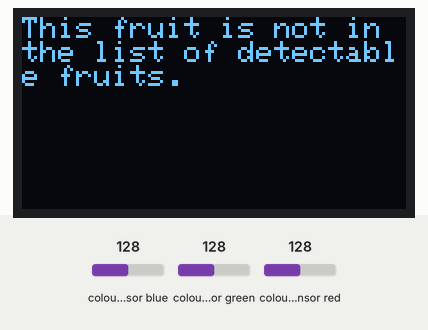
A sketch run on a simulated Arduino Uno, built with avr-gcc and run on an emulated ATmega328P. Parts: 128×64 one-colour display. Wiring (inferred from the names in the program): TCS3200 colour sensor: output pin 7; S2 pin 4; S3 pin 5; S0 pin 2; S1 pin 3. The test bench sets the inputs (shaded band); at power-on: colour sensor blue 128, colour sensor green 128, colour sensor red 128. What the sketch prints to the serial monitor is not drawn.

Above: at 3.1 s.

The sketch:

colourSensor_OLED.ino
```cpp
#include <Wire.h> //Used for I2C functionalities
#include <Adafruit_SSD1306.h> //Used for OLED module

#define SCREEN_WIDTH 128 //OLED screen width (in pixels)
#define SCREEN_HEIGHT 64 //OLED screen height (in pixels)
#define OLED_ADDRESS 0x3C //OLED I2C Address

//Used for controlling colour sensor
#define S0 2
#define S1 3
#define S2 4
#define S3 5
#define out 7
#define nSampleAvg 10
#define RGBTHRESH 10

//Used for displaying content on OLED screen
Adafruit_SSD1306 display(SCREEN_WIDTH, SCREEN_HEIGHT, &Wire, -1);

//Stores output from colour sensor
int freqRed = 0;
int freqGreen = 0;
int freqBlue = 0;

//Bitmap of Banana image [190 brightness]
const unsigned char banana [] PROGMEM = {
  0xff, 0xff, 0xff, 0xff, 0xff, 0xff, 0xff, 0xff, 0xff, 0xff, 0xff, 0xff, 0xff, 0xff, 0xff, 0xff,
  0xff, 0xff, 0xff, 0xff, 0xff, 0xff, 0xff, 0xff, 0xff, 0xff, 0xff, 0xff, 0xff, 0xff, 0xff, 0xff,
  0xff, 0xff, 0xff, 0xff, 0xff, 0xff, 0xff, 0xff, 0xff, 0xff, 0xfe, 0xff, 0xff, 0xff, 0xff, 0xff,
  0xff, 0xff, 0xff, 0xff, 0xff, 0xff, 0xff, 0xff, 0xff, 0xff, 0xf8, 0x7f, 0xff, 0xff, 0xff, 0xff,
  0xff, 0xff, 0xff, 0xff, 0xff, 0xff, 0xff, 0xff, 0xff, 0xff, 0xf8, 0x7f, 0xff, 0xff, 0xff, 0xff,
  0xff, 0xff, 0xff, 0xff, 0xff, 0xff, 0xff, 0xff, 0xff, 0xff, 0xf0, 0x7f, 0xff, 0xff, 0xff, 0xff,
  0xff, 0xff, 0xff, 0xff, 0xff, 0xff, 0xff, 0xff, 0xff, 0xff, 0xf0, 0x7f, 0xff, 0xff, 0xff, 0xff,
  0xff, 0xff, 0xff, 0xff, 0xff, 0xff, 0xff, 0xff, 0xff, 0xff, 0xe0, 0x7f, 0xff, 0xff, 0xff, 0xff,
  0xff, 0xff, 0xff, 0xff, 0xff, 0xff, 0xff, 0xff, 0xff, 0xff, 0xf0, 0x7f, 0xff, 0xff, 0xff, 0xff,
  0xff, 0xff, 0xff, 0xff, 0xff, 0xff, 0xff, 0xff, 0xff, 0xff, 0xf0, 0xff, 0xff, 0xff, 0xff, 0xff,
  0xff, 0xff, 0xff, 0xff, 0xff, 0xff, 0xff, 0xff, 0xff, 0xff, 0xf0, 0xff, 0xff, 0xff, 0xff, 0xff,
  0xff, 0xff, 0xff, 0xff, 0xff, 0xff, 0xff, 0xff, 0xff, 0xff, 0xf0, 0xff, 0xff, 0xff, 0xff, 0xff,
  0xff, 0xff, 0xff, 0xff, 0xff, 0xff, 0xff, 0xff, 0xff, 0xff, 0xf0, 0xff, 0xff, 0xff, 0xff, 0xff,
  0xff, 0xff, 0xff, 0xff, 0xff, 0xff, 0xff, 0xff, 0xff, 0xff, 0xf0, 0xff, 0xff, 0xff, 0xff, 0xff,
  0xff, 0xff, 0xff, 0xff, 0xff, 0xff, 0xff, 0xff, 0xff, 0xff, 0xf0, 0xff, 0xff, 0xff, 0xff, 0xff,
  0xff, 0xff, 0xff, 0xff, 0xff, 0xff, 0xff, 0xff, 0xff, 0xff, 0xf0, 0xff, 0xff, 0xff, 0xff, 0xff,
  0xff, 0xff, 0xff, 0xff, 0xff, 0xff, 0xff, 0xff, 0xff, 0xff, 0xe0, 0xff, 0xff, 0xff, 0xff, 0xff,
  0xff, 0xff, 0xff, 0xff, 0xff, 0xff, 0xff, 0xff, 0xff, 0xff, 0xe0, 0x7f, 0xff, 0xff, 0xff, 0xff,
  0xff, 0xff, 0xff, 0xff, 0xff, 0xff, 0xff, 0xff, 0xff, 0xff, 0xe0, 0x7f, 0xff, 0xff, 0xff, 0xff,
  0xff, 0xff, 0xff, 0xff, 0xff, 0xff, 0xff, 0xff, 0xff, 0xff, 0xc0, 0x3f, 0xff, 0xff, 0xff, 0xff,
  0xff, 0xff, 0xff, 0xff, 0xff, 0xff, 0xff, 0xff, 0xff, 0xff, 0x80, 0x3f, 0xff, 0xff, 0xff, 0xff,
  0xff, 0xff, 0xff, 0xff, 0xff, 0xff, 0xff, 0xff, 0xff, 0xff, 0x00, 0x1f, 0xff, 0xff, 0xff, 0xff,
  0xff, 0xff, 0xff, 0xff, 0xff, 0xff, 0xff, 0xff, 0xff, 0xff, 0x00, 0x1f, 0xff, 0xff, 0xff, 0xff,
  0xff, 0xff, 0xff, 0xff, 0xff, 0xff, 0xff, 0xff, 0xff, 0xfe, 0x00, 0x0f, 0xff, 0xff, 0xff, 0xff,
  0xff, 0xff, 0xff, 0xff, 0xff, 0xff, 0xff, 0xff, 0xff, 0xfc, 0x00, 0x0f, 0xff, 0xff, 0xff, 0xff,
  0xff, 0xff, 0xff, 0xff, 0xff, 0xff, 0xff, 0xff, 0xff, 0xfc, 0x00, 0x0f, 0xff, 0xff, 0xff, 0xff,
  0xff, 0xff, 0xff, 0xff, 0xff, 0xff, 0xff, 0xff, 0xff, 0xf8, 0x00, 0x0f, 0xff, 0xff, 0xff, 0xff,
  0xff, 0xff, 0xff, 0xff, 0xff, 0xff, 0xff, 0xff, 0xff, 0xf8, 0x00, 0x0f, 0xff, 0xff, 0xff, 0xff,
  0xff, 0xff, 0xff, 0xff, 0xff, 0xff, 0xff, 0xff, 0xff, 0xf0, 0x00, 0x1f, 0xff, 0xff, 0xff, 0xff,
  0xff, 0xff, 0xff, 0xff, 0xff, 0xff, 0xff, 0xff, 0xff, 0xe0, 0x00, 0x1f, 0xff, 0xff, 0xff, 0xff,
  0xff, 0xff, 0xff, 0xff, 0xff, 0xff, 0xff, 0xff, 0xff, 0xc0, 0x00, 0x1f, 0xff, 0xff, 0xff, 0xff,
  0xff, 0xff, 0xff, 0xff, 0xff, 0xff, 0xff, 0xff, 0xff, 0x80, 0x00, 0x1f, 0xff, 0xff, 0xff, 0xff,
  0xff, 0xff, 0xff, 0xff, 0xff, 0xff, 0xff, 0xff, 0xff, 0x00, 0x00, 0x3f, 0xff, 0xff, 0xff, 0xff,
  0xff, 0xff, 0xff, 0xff, 0xf8, 0x7f, 0xff, 0xff, 0xfe, 0x00, 0x00, 0x3f, 0xff, 0xff, 0xff, 0xff,
  0xff, 0xff, 0xff, 0xff, 0xf0, 0x07, 0xff, 0xff, 0xf8, 0x00, 0x00, 0x7f, 0xff, 0xff, 0xff, 0xff,
  0xff, 0xff, 0xff, 0xff, 0xf0, 0x00, 0xff, 0xff, 0xe0, 0x00, 0x00, 0x7f, 0xff, 0xff, 0xff, 0xff,
  0xff, 0xff, 0xff, 0xff, 0xf0, 0x00, 0x0f, 0xff, 0x00, 0x00, 0x00, 0xff, 0xff, 0xff, 0xff, 0xff,
  0xff, 0xff, 0xff, 0xff, 0xf0, 0x00, 0x00, 0x00, 0x00, 0x00, 0x01, 0xff, 0xff, 0xff, 0xff, 0xff,
  0xff, 0xff, 0xff, 0xff, 0xf0, 0x00, 0x00, 0x00, 0x00, 0x00, 0x03, 0xff, 0xff, 0xff, 0xff, 0xff,
  0xff, 0xff, 0xff, 0xff, 0xf8, 0x00, 0x00, 0x00, 0x00, 0x00, 0x03, 0xff, 0xff, 0xff, 0xff, 0xff,
  0xff, 0xff, 0xff, 0xff, 0xf8, 0x00, 0x00, 0x00, 0x00, 0x00, 0x07, 0xff, 0xff, 0xff, 0xff, 0xff,
  0xff, 0xff, 0xff, 0xff, 0xfc, 0x00, 0x00, 0x00, 0x00, 0x00, 0x0f, 0xff, 0xff, 0xff, 0xff, 0xff,
  0xff, 0xff, 0xff, 0xff, 0xfc, 0x00, 0x00, 0x00, 0x00, 0x00, 0x1f, 0xff, 0xff, 0xff, 0xff, 0xff,
  0xff, 0xff, 0xff, 0xff, 0xfe, 0x00, 0x00, 0x00, 0x00, 0x00, 0x3f, 0xff, 0xff, 0xff, 0xff, 0xff,
  0xff, 0xff, 0xff, 0xff, 0xff, 0x00, 0x00, 0x00, 0x00, 0x00, 0xff, 0xff, 0xff, 0xff, 0xff, 0xff,
  0xff, 0xff, 0xff, 0xff, 0xff, 0x80, 0x00, 0x00, 0x00, 0x01, 0xff, 0xff, 0xff, 0xff, 0xff, 0xff,
  0xff, 0xff, 0xff, 0xff, 0xff, 0xc0, 0x00, 0x00, 0x00, 0x03, 0xff, 0xff, 0xff, 0xff, 0xff, 0xff,
  0xff, 0xff, 0xff, 0xff, 0xff, 0xe0, 0x00, 0x00, 0x00, 0x0f, 0xff, 0xff, 0xff, 0xff, 0xff, 0xff,
  0xff, 0xff, 0xff, 0xff, 0xff, 0xf8, 0x00, 0x00, 0x00, 0x3f, 0xff, 0xff, 0xff, 0xff, 0xff, 0xff,
  0xff, 0xff, 0xff, 0xff, 0xff, 0xfe, 0x00, 0x00, 0x01, 0xff, 0xff, 0xff, 0xff, 0xff, 0xff, 0xff,
  0xff, 0xff, 0xff, 0xff, 0xff, 0xff, 0xe0, 0x00, 0x1f, 0xff, 0xff, 0xff, 0xff, 0xff, 0xff, 0xff,
  0xff, 0xff, 0xff, 0xff, 0xff, 0xff, 0xff, 0x8f, 0xff, 0xff, 0xff, 0xff, 0xff, 0xff, 0xff, 0xff,
  0xff, 0xff, 0xff, 0xff, 0xff, 0xff, 0xff, 0xff, 0xff, 0xff, 0xff, 0xff, 0xff, 0xff, 0xff, 0xff,
  0xff, 0xff, 0xff, 0xff, 0xff, 0xff, 0xff, 0xff, 0xff, 0xff, 0xff, 0xff, 0xff, 0xff, 0xff, 0xff
};

//Bitmap of Apple image [169 brightness]
const unsigned char apple [] PROGMEM = {
  0xff, 0xff, 0xff, 0xff, 0xff, 0xff, 0xff, 0xff, 0xff, 0xff, 0xff, 0xff, 0xff, 0xff, 0xff, 0xff,
  0xff, 0xff, 0xff, 0xff, 0xff, 0xff, 0xff, 0xff, 0xff, 0xff, 0xff, 0xff, 0xff, 0xff, 0xff, 0xff,
  0xff, 0xff, 0xff, 0xff, 0xff, 0xff, 0xff, 0xff, 0xff, 0x8f, 0xff, 0xff, 0xff, 0xff, 0xff, 0xff,
  0xff, 0xff, 0xff, 0xff, 0xff, 0xff, 0xff, 0xff, 0xfc, 0x00, 0xff, 0xff, 0xff, 0xff, 0xff, 0xff,
  0xff, 0xff, 0xff, 0xff, 0xff, 0xff, 0xff, 0xff, 0xf0, 0x00, 0x1f, 0xff, 0xff, 0xff, 0xff, 0xff,
  0xff, 0xff, 0xff, 0xff, 0xff, 0xff, 0xff, 0xff, 0xe0, 0x00, 0x0f, 0xff, 0xff, 0xff, 0xff, 0xff,
  0xff, 0xff, 0xff, 0xff, 0xff, 0xff, 0xff, 0xff, 0xc0, 0x00, 0x07, 0xff, 0xff, 0xff, 0xff, 0xff,
  0xff, 0xff, 0xff, 0xff, 0xff, 0xff, 0xff, 0xff, 0x80, 0x00, 0x03, 0xff, 0xff, 0xff, 0xff, 0xff,
  0xff, 0xff, 0xff, 0xff, 0xff, 0xff, 0xff, 0xff, 0x80, 0x00, 0x01, 0xff, 0xff, 0xff, 0xff, 0xff,
  0xff, 0xff, 0xff, 0xff, 0xff, 0xff, 0xff, 0xff, 0x80, 0x00, 0x01, 0xff, 0xff, 0xff, 0xff, 0xff,
  0xff, 0xff, 0xff, 0xff, 0xff, 0xff, 0xff, 0xff, 0x80, 0x00, 0x03, 0xff, 0xff, 0xff, 0xff, 0xff,
  0xff, 0xff, 0xff, 0xff, 0xff, 0xff, 0xff, 0xff, 0xc0, 0x78, 0x1f, 0xff, 0xff, 0xff, 0xff, 0xff,
  0xff, 0xff, 0xff, 0xff, 0xff, 0xff, 0xff, 0xf3, 0xff, 0xff, 0xff, 0xff, 0xff, 0xff, 0xff, 0xff,
  0xff, 0xff, 0xff, 0xff, 0xff, 0xff, 0xff, 0xf3, 0xff, 0xff, 0xff, 0xff, 0xff, 0xff, 0xff, 0xff,
  0xff, 0xff, 0xff, 0xff, 0xff, 0xff, 0xff, 0xc0, 0x0f, 0xff, 0xff, 0xff, 0xff, 0xff, 0xff, 0xff,
  0xff, 0xff, 0xff, 0xff, 0xff, 0xff, 0xff, 0x00, 0xf8, 0x0f, 0xff, 0xff, 0xff, 0xff, 0xff, 0xff,
  0xff, 0xff, 0xff, 0xff, 0xff, 0xff, 0xff, 0xf0, 0x00, 0x03, 0xff, 0xff, 0xff, 0xff, 0xff, 0xff,
  0xff, 0xff, 0xff, 0xff, 0xff, 0xff, 0x3f, 0x00, 0x00, 0x01, 0xff, 0xff, 0xff, 0xff, 0xff, 0xff,
  0xff, 0xff, 0xff, 0xff, 0xff, 0xfe, 0x0f, 0xf8, 0x00, 0x00, 0xff, 0xff, 0xff, 0xff, 0xff, 0xff,
  0xff, 0xff, 0xff, 0xff, 0xff, 0xfc, 0x1f, 0xfc, 0x00, 0x00, 0x7f, 0xff, 0xff, 0xff, 0xff, 0xff,
  0xff, 0xff, 0xff, 0xff, 0xff, 0xfc, 0x3f, 0xf8, 0x00, 0x00, 0x7f, 0xff, 0xff, 0xff, 0xff, 0xff,
  0xff, 0xff, 0xff, 0xff, 0xff, 0xf8, 0x3f, 0xf8, 0x00, 0x00, 0x3f, 0xff, 0xff, 0xff, 0xff, 0xff,
  0xff, 0xff, 0xff, 0xff, 0xff, 0xf8, 0x7f, 0xe0, 0x00, 0x00, 0x3f, 0xff, 0xff, 0xff, 0xff, 0xff,
  0xff, 0xff, 0xff, 0xff, 0xff, 0xf0, 0x7f, 0xc0, 0x00, 0x00, 0x3f, 0xff, 0xff, 0xff, 0xff, 0xff,
  0xff, 0xff, 0xff, 0xff, 0xff, 0xf0, 0x7f, 0x80, 0x00, 0x00, 0x3f, 0xff, 0xff, 0xff, 0xff, 0xff,
  0xff, 0xff, 0xff, 0xff, 0xff, 0xf0, 0x70, 0x00, 0x00, 0x00, 0x1f, 0xff, 0xff, 0xff, 0xff, 0xff,
  0xff, 0xff, 0xff, 0xff, 0xff, 0xf0, 0x00, 0x00, 0x00, 0x00, 0x1f, 0xff, 0xff, 0xff, 0xff, 0xff,
  0xff, 0xff, 0xff, 0xff, 0xff, 0xf0, 0x00, 0x00, 0x00, 0x00, 0x1f, 0xff, 0xff, 0xff, 0xff, 0xff,
  0xff, 0xff, 0xff, 0xff, 0xff, 0xf0, 0x00, 0x00, 0x00, 0x00, 0x1f, 0xff, 0xff, 0xff, 0xff, 0xff,
  0xff, 0xff, 0xff, 0xff, 0xff, 0xe0, 0x00, 0x00, 0x00, 0x00, 0x1f, 0xff, 0xff, 0xff, 0xff, 0xff,
  0xff, 0xff, 0xff, 0xff, 0xff, 0xe0, 0x00, 0x00, 0x00, 0x00, 0x1f, 0xff, 0xff, 0xff, 0xff, 0xff,
  0xff, 0xff, 0xff, 0xff, 0xff, 0xf0, 0x00, 0x00, 0x00, 0x00, 0x1f, 0xff, 0xff, 0xff, 0xff, 0xff,
  0xff, 0xff, 0xff, 0xff, 0xff, 0xf0, 0x00, 0x00, 0x00, 0x00, 0x1f, 0xff, 0xff, 0xff, 0xff, 0xff,
  0xff, 0xff, 0xff, 0xff, 0xff, 0xf0, 0x00, 0x00, 0x00, 0x00, 0x3f, 0xff, 0xff, 0xff, 0xff, 0xff,
  0xff, 0xff, 0xff, 0xff, 0xff, 0xf0, 0x00, 0x00, 0x00, 0x00, 0x3f, 0xff, 0xff, 0xff, 0xff, 0xff,
  0xff, 0xff, 0xff, 0xff, 0xff, 0xf0, 0x00, 0x00, 0x00, 0x00, 0x3f, 0xff, 0xff, 0xff, 0xff, 0xff,
  0xff, 0xff, 0xff, 0xff, 0xff, 0xf8, 0x00, 0x00, 0x00, 0x00, 0x3f, 0xff, 0xff, 0xff, 0xff, 0xff,
  0xff, 0xff, 0xff, 0xff, 0xff, 0xf8, 0x00, 0x00, 0x00, 0x00, 0x7f, 0xff, 0xff, 0xff, 0xff, 0xff,
  0xff, 0xff, 0xff, 0xff, 0xff, 0xfc, 0x00, 0x00, 0x00, 0x00, 0x7f, 0xff, 0xff, 0xff, 0xff, 0xff,
  0xff, 0xff, 0xff, 0xff, 0xff, 0xfc, 0x00, 0x00, 0x00, 0x00, 0xff, 0xff, 0xff, 0xff, 0xff, 0xff,
  0xff, 0xff, 0xff, 0xff, 0xff, 0xfe, 0x00, 0x00, 0x00, 0x00, 0xff, 0xff, 0xff, 0xff, 0xff, 0xff,
  0xff, 0xff, 0xff, 0xff, 0xff, 0xfe, 0x00, 0x00, 0x00, 0x01, 0xff, 0xff, 0xff, 0xff, 0xff, 0xff,
  0xff, 0xff, 0xff, 0xff, 0xff, 0xff, 0x00, 0x00, 0x00, 0x01, 0xff, 0xff, 0xff, 0xff, 0xff, 0xff,
  0xff, 0xff, 0xff, 0xff, 0xff, 0xff, 0x00, 0x00, 0x00, 0x03, 0xff, 0xff, 0xff, 0xff, 0xff, 0xff,
  0xff, 0xff, 0xff, 0xff, 0xff, 0xff, 0x80, 0x00, 0x00, 0x03, 0xff, 0xff, 0xff, 0xff, 0xff, 0xff,
  0xff, 0xff, 0xff, 0xff, 0xff, 0xff, 0xc0, 0x00, 0x00, 0x07, 0xff, 0xff, 0xff, 0xff, 0xff, 0xff,
  0xff, 0xff, 0xff, 0xff, 0xff, 0xff, 0xc0, 0x00, 0x00, 0x0f, 0xff, 0xff, 0xff, 0xff, 0xff, 0xff,
  0xff, 0xff, 0xff, 0xff, 0xff, 0xff, 0xf0, 0x00, 0x00, 0x1f, 0xff, 0xff, 0xff, 0xff, 0xff, 0xff,
  0xff, 0xff, 0xff, 0xff, 0xff, 0xff, 0xf8, 0x00, 0x00, 0x1f, 0xff, 0xff, 0xff, 0xff, 0xff, 0xff,
  0xff, 0xff, 0xff, 0xff, 0xff, 0xff, 0xfc, 0x00, 0x00, 0x3f, 0xff, 0xff, 0xff, 0xff, 0xff, 0xff,
  0xff, 0xff, 0xff, 0xff, 0xff, 0xff, 0xfc, 0x00, 0x00, 0xff, 0xff, 0xff, 0xff, 0xff, 0xff, 0xff,
  0xff, 0xff, 0xff, 0xff, 0xff, 0xff, 0xff, 0x80, 0x01, 0xff, 0xff, 0xff, 0xff, 0xff, 0xff, 0xff,
  0xff, 0xff, 0xff, 0xff, 0xff, 0xff, 0xff, 0xff, 0xff, 0xff, 0xff, 0xff, 0xff, 0xff, 0xff, 0xff,
  0xff, 0xff, 0xff, 0xff, 0xff, 0xff, 0xff, 0xff, 0xff, 0xff, 0xff, 0xff, 0xff, 0xff, 0xff, 0xff
};

//Bitmap of Grapes image [145 brightness]
const unsigned char grapes [] PROGMEM = {
  0xff, 0xff, 0xff, 0xff, 0xff, 0xff, 0xff, 0xff, 0xff, 0xff, 0xff, 0xff, 0xff, 0xff, 0xff, 0xff,
  0xff, 0xff, 0xff, 0xff, 0xff, 0xff, 0xff, 0xff, 0xff, 0xff, 0xff, 0xff, 0xff, 0xff, 0xff, 0xff,
  0xff, 0xff, 0xff, 0xff, 0xff, 0xff, 0xff, 0xff, 0xff, 0xff, 0xff, 0xff, 0xff, 0xff, 0xff, 0xff,
  0xff, 0xff, 0xff, 0xff, 0xff, 0xff, 0xff, 0xff, 0xff, 0xff, 0xff, 0xff, 0xff, 0xff, 0xff, 0xff,
  0xff, 0xff, 0xff, 0xff, 0xff, 0xff, 0xff, 0xff, 0xff, 0xff, 0xff, 0xff, 0xff, 0xff, 0xff, 0xff,
  0xff, 0xff, 0xff, 0xff, 0xff, 0xff, 0xff, 0xff, 0xff, 0xff, 0xff, 0xff, 0xff, 0xff, 0xff, 0xff,
  0xff, 0xff, 0xff, 0xff, 0xff, 0xff, 0xff, 0xff, 0xff, 0xff, 0xff, 0xff, 0xff, 0xff, 0xff, 0xff,
  0xff, 0xff, 0xff, 0xff, 0xff, 0xff, 0xff, 0xff, 0x7f, 0xff, 0xff, 0xff, 0xff, 0xff, 0xff, 0xff,
  0xff, 0xff, 0xff, 0xff, 0xff, 0xff, 0xff, 0xfe, 0xff, 0xff, 0xff, 0xff, 0xff, 0xff, 0xff, 0xff,
  0xff, 0xff, 0xff, 0xff, 0xff, 0xff, 0xff, 0xdf, 0xf9, 0xff, 0xff, 0xff, 0xff, 0xff, 0xff, 0xff,
  0xff, 0xff, 0xff, 0xff, 0xff, 0xff, 0xfb, 0x87, 0xf1, 0xff, 0xff, 0xff, 0xff, 0xff, 0xff, 0xff,
  0xff, 0xff, 0xff, 0xff, 0xff, 0xff, 0xe0, 0x03, 0xf0, 0xff, 0xff, 0xff, 0xff, 0xff, 0xff, 0xff,
  0xff, 0xff, 0xff, 0xff, 0xff, 0xff, 0xf0, 0x60, 0x79, 0xff, 0xff, 0xff, 0xff, 0xff, 0xff, 0xff,
  0xff, 0xff, 0xff, 0xff, 0xff, 0xff, 0xfe, 0x60, 0x3f, 0xff, 0xff, 0xff, 0xff, 0xff, 0xff, 0xff,
  0xff, 0xff, 0xff, 0xff, 0xff, 0xff, 0xff, 0xe1, 0x9b, 0xef, 0xff, 0xff, 0xff, 0xff, 0xff, 0xff,
  0xff, 0xff, 0xff, 0xff, 0xff, 0xff, 0xce, 0x09, 0x80, 0x0f, 0xff, 0xff, 0xff, 0xff, 0xff, 0xff,
  0xff, 0xff, 0xff, 0xff, 0xff, 0xff, 0xc0, 0x1c, 0x18, 0x0f, 0xff, 0xff, 0xff, 0xff, 0xff, 0xff,
  0xff, 0xff, 0xff, 0xff, 0xff, 0xff, 0xe0, 0x9c, 0x39, 0xbb, 0xff, 0xff, 0xff, 0xff, 0xff, 0xff,
  0xff, 0xff, 0xff, 0xff, 0xff, 0xff, 0xc4, 0x9c, 0xd3, 0xfb, 0xff, 0xff, 0xff, 0xff, 0xff, 0xff,
  0xff, 0xff, 0xff, 0xff, 0xff, 0xff, 0x0c, 0x3f, 0xc0, 0x7f, 0xff, 0xff, 0xff, 0xff, 0xff, 0xff,
  0xff, 0xff, 0xff, 0xff, 0xff, 0xff, 0x88, 0x1f, 0xc0, 0x03, 0xff, 0xff, 0xff, 0xff, 0xff, 0xff,
  0xff, 0xff, 0xff, 0xff, 0xff, 0xff, 0xf0, 0x11, 0xc0, 0x01, 0xff, 0xff, 0xff, 0xff, 0xff, 0xff,
  0xff, 0xff, 0xff, 0xff, 0xff, 0xff, 0xf8, 0x41, 0xc4, 0x01, 0xff, 0xff, 0xff, 0xff, 0xff, 0xff,
  0xff, 0xff, 0xff, 0xff, 0xff, 0xff, 0xfc, 0x4c, 0xce, 0x31, 0xff, 0xff, 0xff, 0xff, 0xff, 0xff,
  0xff, 0xff, 0xff, 0xff, 0xff, 0xff, 0xff, 0xce, 0x1e, 0x3b, 0xff, 0xff, 0xff, 0xff, 0xff, 0xff,
  0xff, 0xff, 0xff, 0xff, 0xff, 0xff, 0xff, 0x0e, 0x0e, 0x17, 0xff, 0xff, 0xff, 0xff, 0xff, 0xff,
  0xff, 0xff, 0xff, 0xff, 0xff, 0xff, 0xfc, 0x0c, 0xc0, 0x07, 0xff, 0xff, 0xff, 0xff, 0xff, 0xff,
  0xff, 0xff, 0xff, 0xff, 0xff, 0xff, 0xfc, 0x00, 0xe0, 0x0f, 0xff, 0xff, 0xff, 0xff, 0xff, 0xff,
  0xff, 0xff, 0xff, 0xff, 0xff, 0xff, 0xfe, 0x00, 0xc0, 0x3f, 0xff, 0xff, 0xff, 0xff, 0xff, 0xff,
  0xff, 0xff, 0xff, 0xff, 0xff, 0xff, 0xfc, 0x0c, 0x00, 0x3f, 0xff, 0xff, 0xff, 0xff, 0xff, 0xff,
  0xff, 0xff, 0xff, 0xff, 0xff, 0xff, 0xfd, 0x7c, 0x00, 0x3f, 0xff, 0xff, 0xff, 0xff, 0xff, 0xff,
  0xff, 0xff, 0xff, 0xff, 0xff, 0xff, 0xfe, 0x78, 0x00, 0x0f, 0xff, 0xff, 0xff, 0xff, 0xff, 0xff,
  0xff, 0xff, 0xff, 0xff, 0xff, 0xff, 0xfc, 0x40, 0x00, 0x3f, 0xff, 0xff, 0xff, 0xff, 0xff, 0xff,
  0xff, 0xff, 0xff, 0xff, 0xff, 0xff, 0xfc, 0x00, 0x00, 0x7f, 0xff, 0xff, 0xff, 0xff, 0xff, 0xff,
  0xff, 0xff, 0xff, 0xff, 0xff, 0xff, 0xfc, 0x00, 0x18, 0x7f, 0xff, 0xff, 0xff, 0xff, 0xff, 0xff,
  0xff, 0xff, 0xff, 0xff, 0xff, 0xff, 0xfe, 0x00, 0x00, 0x7f, 0xff, 0xff, 0xff, 0xff, 0xff, 0xff,
  0xff, 0xff, 0xff, 0xff, 0xff, 0xff, 0xff, 0x80, 0x00, 0x7f, 0xff, 0xff, 0xff, 0xff, 0xff, 0xff,
  0xff, 0xff, 0xff, 0xff, 0xff, 0xff, 0xff, 0x80, 0x00, 0xff, 0xff, 0xff, 0xff, 0xff, 0xff, 0xff,
  0xff, 0xff, 0xff, 0xff, 0xff, 0xff, 0xff, 0x81, 0x83, 0xff, 0xff, 0xff, 0xff, 0xff, 0xff, 0xff,
  0xff, 0xff, 0xff, 0xff, 0xff, 0xff, 0xff, 0x81, 0x1d, 0xff, 0xff, 0xff, 0xff, 0xff, 0xff, 0xff,
  0xff, 0xff, 0xff, 0xff, 0xff, 0xff, 0xff, 0xc0, 0x1d, 0xff, 0xff, 0xff, 0xff, 0xff, 0xff, 0xff,
  0xff, 0xff, 0xff, 0xff, 0xff, 0xff, 0xff, 0xc8, 0x1d, 0xff, 0xff, 0xff, 0xff, 0xff, 0xff, 0xff,
  0xff, 0xff, 0xff, 0xff, 0xff, 0xff, 0xff, 0xcc, 0x01, 0xff, 0xff, 0xff, 0xff, 0xff, 0xff, 0xff,
  0xff, 0xff, 0xff, 0xff, 0xff, 0xff, 0xff, 0xfc, 0x63, 0xff, 0xff, 0xff, 0xff, 0xff, 0xff, 0xff,
  0xff, 0xff, 0xff, 0xff, 0xff, 0xff, 0xff, 0xfc, 0xe1, 0xff, 0xff, 0xff, 0xff, 0xff, 0xff, 0xff,
  0xff, 0xff, 0xff, 0xff, 0xff, 0xff, 0xff, 0xf0, 0xe1, 0xff, 0xff, 0xff, 0xff, 0xff, 0xff, 0xff,
  0xff, 0xff, 0xff, 0xff, 0xff, 0xff, 0xff, 0xe0, 0xe1, 0xff, 0xff, 0xff, 0xff, 0xff, 0xff, 0xff,
  0xff, 0xff, 0xff, 0xff, 0xff, 0xff, 0xff, 0xe0, 0xc1, 0xff, 0xff, 0xff, 0xff, 0xff, 0xff, 0xff,
  0xff, 0xff, 0xff, 0xff, 0xff, 0xff, 0xff, 0xfc, 0x0f, 0xff, 0xff, 0xff, 0xff, 0xff, 0xff, 0xff,
  0xff, 0xff, 0xff, 0xff, 0xff, 0xff, 0xff, 0xfd, 0x8f, 0xff, 0xff, 0xff, 0xff, 0xff, 0xff, 0xff,
  0xff, 0xff, 0xff, 0xff, 0xff, 0xff, 0xff, 0xff, 0x9f, 0xff, 0xff, 0xff, 0xff, 0xff, 0xff, 0xff,
  0xff, 0xff, 0xff, 0xff, 0xff, 0xff, 0xff, 0xff, 0xf7, 0xff, 0xff, 0xff, 0xff, 0xff, 0xff, 0xff,
  0xff, 0xff, 0xff, 0xff, 0xff, 0xff, 0xff, 0xff, 0xff, 0xff, 0xff, 0xff, 0xff, 0xff, 0xff, 0xff,
  0xff, 0xff, 0xff, 0xff, 0xff, 0xff, 0xff, 0xff, 0xff, 0xff, 0xff, 0xff, 0xff, 0xff, 0xff, 0xff
};

void setup() {
  Serial.begin(9600); //Initialisation of Arduino's Serial
  display.begin(SSD1306_SWITCHCAPVCC, OLED_ADDRESS); //Initialize OLED module

  //Direction of colour sensor pins
  pinMode(S0, OUTPUT);
  pinMode(S1, OUTPUT);
  pinMode(S2, OUTPUT);
  pinMode(S3, OUTPUT);
  pinMode(out, INPUT);

  //Frequency scaling of colour sensor set to 20%
  digitalWrite(S0,HIGH);
  digitalWrite(S1,LOW);

  //Initial display configuration
  display.clearDisplay();
  display.setTextSize(1);
  display.setTextColor(SSD1306_WHITE);
}

void loop() {
  for(int i=0; i < nSampleAvg; i++){
    //Reading the output frequency of RED filtered photodiodes
    digitalWrite(S2,LOW);
    digitalWrite(S3,LOW);
    freqRed += constrain(map(pulseIn(out, LOW), 37,240, 255,0), 0, 255);
    delay(100);

    //Reading the output frequency of GREEN filtered photodiodes
    digitalWrite(S2,HIGH);
    digitalWrite(S3,HIGH);
    freqGreen += constrain(map(pulseIn(out, LOW), 37,240, 255,0), 0, 255);
    delay(100);

    //Reading the output frequency of BLUE filtered photodiodes
    digitalWrite(S2,LOW);
    digitalWrite(S3,HIGH);
    freqBlue += constrain(map(pulseIn(out, LOW), 27,180, 255,0), 0, 255);
    delay(100);
  }

  //Averaging the output from colour sensor
  freqRed /= nSampleAvg;
  freqGreen /= nSampleAvg;
  freqBlue /= nSampleAvg;

  //Printing the RGB values detected by colour sensor
  Serial.print("R= ");
  Serial.print(freqRed); //Printing RED colour frequency
  Serial.print("  G= ");
  Serial.print(freqGreen); //Printing GREEN colour frequency
  Serial.print("  B= ");
  Serial.println(freqBlue); //Printing BLUE colour frequency

  //Checking whether the fruit is Banana [RGB of Banana - 248,199,66]
  if(freqRed >= 248-RGBTHRESH && freqRed <= 248+RGBTHRESH && freqGreen >= 199-RGBTHRESH && freqGreen <= 199+RGBTHRESH && freqBlue >= 66-RGBTHRESH && freqBlue <= 66+RGBTHRESH){
    display.clearDisplay();
    display.setCursor(0,0);
    display.print("Detected Fruit:BANANA");
    display.drawBitmap(0, 10, banana, 128, 54, WHITE);
    display.display();
  }

  //Checking whether the fruit is Apple [RGB of Apple - 150,5,10]
  else if(freqRed >= 150-RGBTHRESH && freqRed <= 150+RGBTHRESH && freqGreen >= 5-RGBTHRESH && freqGreen <= 5+RGBTHRESH && freqBlue >= 10-RGBTHRESH && freqBlue <= 10+RGBTHRESH){
    display.clearDisplay();
    display.setCursor(0,0);
    display.print("Detected Fruit:APPLE");
    display.drawBitmap(0, 10, apple, 128, 54, WHITE);
    display.display();
  }

  //Checking whether the fruit is Grapes [RGB of Grapes - 203,220,97]
  else if(freqRed >= 203-RGBTHRESH && freqRed <= 203+RGBTHRESH && freqGreen >= 220-RGBTHRESH && freqGreen <= 220+RGBTHRESH && freqBlue >= 97-RGBTHRESH && freqBlue <= 97+RGBTHRESH){
    display.clearDisplay();
    display.setCursor(0,0);
    display.print("Detected Fruit:GRAPES");
    display.drawBitmap(0, 10, grapes, 128, 54, WHITE);
    display.display();
  }

  //If the detected colour doesn't match any fruit range
  else {
    display.clearDisplay();
    display.setCursor(0,0);
    display.print("This fruit is not in the list of detectable fruits.");
    display.display();
  }

  freqRed = 0;
  freqGreen = 0;
  freqBlue = 0;
}
```
